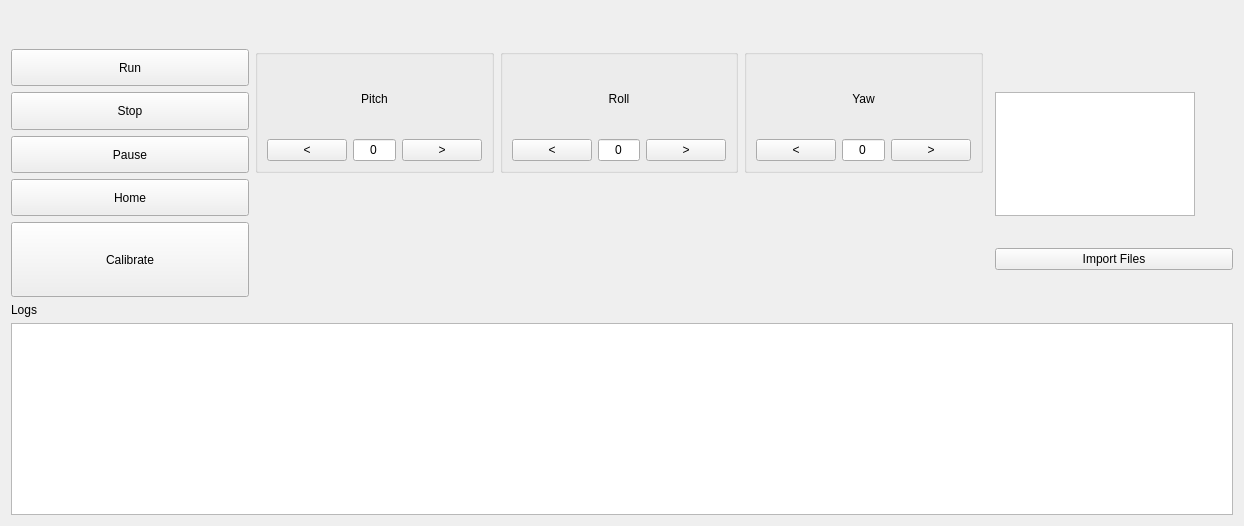
<?xml version="1.0" encoding="UTF-8"?>
<ui version="4.0">
 <class>ControlPanelWindow</class>
 <widget class="QWidget" name="ControlPanelWindow">
  <property name="windowTitle">
   <string>Control Panel</string>
  </property>
  <layout class="QGridLayout" name="gridLayout">
    <columnstretch>1,1,1,1,1,1</columnstretch>
    <rowstretch>1,1,1,1,1,1,2</rowstretch>
   <item row="0" column="0" colspan="6">
    <widget class="QFrame" name="topRowContainer">
        <layout class="QHBoxLayout" name="topRowLayout">
        <item>
            <widget class="QLabel" name="logoLabel">
            <!-- Logo Label properties -->
            </widget>
        </item>
        <item>
            <widget class="QLabel" name="versionLabel">
            <!-- Version Label properties -->
            </widget>
        </item>
        </layout>
    </widget>
    </item>
   <!-- Row 1: Buttons -->
   <item row="1" column="0">
    <widget class="QPushButton" name="runButton">
    <property name="sizePolicy">
        <sizepolicy hsizetype="Expanding" vsizetype="Expanding">
            <horstretch>0</horstretch>
            <verstretch>0</verstretch>
        </sizepolicy>
    </property>
     <property name="text">
      <string>Run</string>
     </property>
    </widget>
   </item>
   <item row="2" column="0">
    <widget class="QPushButton" name="stopButton">
    <property name="sizePolicy">
        <sizepolicy hsizetype="Expanding" vsizetype="Expanding">
            <horstretch>0</horstretch>
            <verstretch>0</verstretch>
        </sizepolicy>
    </property>
     <property name="text">
      <string>Stop</string>
     </property>
    </widget>
   </item>
   <item row="3" column="0">
    <widget class="QPushButton" name="pauseButton">
    <property name="sizePolicy">
        <sizepolicy hsizetype="Expanding" vsizetype="Expanding">
            <horstretch>0</horstretch>
            <verstretch>0</verstretch>
        </sizepolicy>
    </property>
     <property name="text">
      <string>Pause</string>
     </property>
    </widget>
   </item>
   <item row="4" column="0">
    <widget class="QPushButton" name="homeButton">
    <property name="sizePolicy">
        <sizepolicy hsizetype="Expanding" vsizetype="Expanding">
            <horstretch>1</horstretch>
            <verstretch>1</verstretch>
        </sizepolicy>
    </property>
     <property name="text">
      <string>Home</string>
     </property>
    </widget>
   </item>
   <item row="5" column="0">
    <widget class="QPushButton" name="calButton">
        <property name="sizePolicy">
            <sizepolicy hsizetype="Expanding" vsizetype="Expanding">
                <horstretch>1</horstretch>
                <verstretch>1</verstretch>
            </sizepolicy>
        </property>
        <property name="text">
            <string>Calibrate</string>
        </property>
     </widget>
    </item>
    <item row="1" column="1" rowspan="3">
        <widget class="QGroupBox" name="pitchGroup">
            <property name="sizePolicy">
                <sizepolicy hsizetype="Preferred" vsizetype="Preferred">
                    <horstretch>1</horstretch>
                    <verstretch>0</verstretch>
                </sizepolicy>
            </property>
            <property name="title">
                <string></string> <!-- Remove the title here -->
            </property>
            <layout class="QVBoxLayout" name="pitchVLayout">
                <item>
                    <widget class="QLabel" name="pitchLabel">
                        <property name="text">
                            <string>Pitch</string>
                        </property>
                        <property name="alignment">
                            <set>Qt::AlignCenter</set>
                        </property>
                    </widget>
                </item>
                <item>
                    <layout class="QHBoxLayout" name="pitchLayout">
                        <item>
                            <widget class="QPushButton" name="pitchDownButton">
                                <property name="text">
                                    <string>&lt;</string>
                                </property>
                            </widget>
                        </item>
                        <item>
                            <widget class="QLineEdit" name="pitchEdit">
                                <property name="text">
                                    <string>0</string> <!-- Set default text to 0 -->
                                </property>
                                <property name="alignment">
                                    <set>Qt::AlignCenter</set>
                                </property>
                            </widget>
                        </item>
                        <item>
                            <widget class="QPushButton" name="pitchUpButton">
                                <property name="text">
                                    <string>&gt;</string>
                                </property>
                            </widget>
                        </item>
                    </layout>
                </item>
            </layout>
        </widget>
    </item>

    <item row="1" column="2" rowspan="3">
        <widget class="QGroupBox" name="rollGroup">
            <property name="sizePolicy">
                <sizepolicy hsizetype="Preferred" vsizetype="Preferred">
                    <horstretch>1</horstretch>
                    <verstretch>1</verstretch>
                </sizepolicy>
            </property>
            <property name="title">
                <string></string> <!-- Remove the title here -->
            </property>
            <layout class="QVBoxLayout" name="rollVLayout">
                <item>
                    <widget class="QLabel" name="rollLabel">
                        <property name="text">
                            <string>Roll</string>
                        </property>
                        <property name="alignment">
                            <set>Qt::AlignCenter</set>
                        </property>
                    </widget>
                </item>
                <item>
                    <layout class="QHBoxLayout" name="rollLayout">
                        <item>
                            <widget class="QPushButton" name="rollDownButton">
                                <property name="text">
                                    <string>&lt;</string>
                                </property>
                            </widget>
                        </item>
                        <item>
                            <widget class="QLineEdit" name="rollEdit">
                                <property name="text">
                                    <string>0</string> <!-- Set default text to 0 -->
                                </property>
                                <property name="alignment">
                                    <set>Qt::AlignCenter</set>
                                </property>
                            </widget>
                        </item>
                        <item>
                            <widget class="QPushButton" name="rollUpButton">
                                <property name="text">
                                    <string>&gt;</string>
                                </property>
                            </widget>
                        </item>
                    </layout>
                </item>
            </layout>
        </widget>
    </item>

    <item row="1" column="3" rowspan="3">
        <widget class="QGroupBox" name="yawGroup">
            <property name="sizePolicy">
                <sizepolicy hsizetype="Preferred" vsizetype="Preferred">
                    <horstretch>1</horstretch>
                    <verstretch>0</verstretch>
                </sizepolicy>
            </property>
            <property name="title">
                <string></string> <!-- Remove the title here -->
            </property>
            <layout class="QVBoxLayout" name="yawVLayout">
                <item>
                    <widget class="QLabel" name="yawLabel">
                        <property name="text">
                            <string>Yaw</string>
                        </property>
                        <property name="alignment">
                            <set>Qt::AlignCenter</set>
                        </property>
                    </widget>
                </item>
                <item>
                    <layout class="QHBoxLayout" name="yawLayout">
                        <item>
                            <widget class="QPushButton" name="yawDownButton">
                                <property name="text">
                                    <string>&lt;</string>
                                </property>
                            </widget>
                        </item>
                        <item>
                            <widget class="QLineEdit" name="yawEdit">
                                <property name="text">
                                    <string>0</string> <!-- Set default text to 0 -->
                                </property>
                                <property name="alignment">
                                    <set>Qt::AlignCenter</set>
                                </property>
                            </widget>
                        </item>
                        <item>
                            <widget class="QPushButton" name="yawUpButton">
                                <property name="text">
                                    <string>&gt;</string>
                                </property>
                            </widget>
                        </item>
                    </layout>
                </item>
            </layout>
        </widget>
    </item>

   <!-- Row 3: File Management -->
   <item row="2" column="5" rowspan="3">
        <widget class="QListWidget" name="fileList">
            <property name="maximumSize">
                <size>
                    <width>200</width>
                    <height>16777215</height> <!-- Maximum height -->
                </size>
            </property>
        </widget>
    </item>
    <item row="5" column="5">
        <widget class="QPushButton" name="importButton">
            <property name="text">
                <string>Import Files</string>
            </property>
            <property name="sizePolicy">
                <sizepolicy hsizetype="MinimumExpanding" vsizetype="Fixed">
                    <horstretch>1</horstretch>
                    <verstretch>2</verstretch>
                </sizepolicy>
            </property>
        </widget>
    </item>

   <item row="6" column="0" colspan="6">
    <widget class="QLabel" name="logTitleLabel">
        <property name="text">
            <string>Logs</string>
        </property>
        <!-- Add other properties like font size, alignment, etc. -->
    </widget>
    </item>

<!-- Item for the log display area -->
    <item row="7" column="0" colspan="6">
        <widget class="QPlainTextEdit" name="logDisplay">
            <property name="readOnly">
                <bool>true</bool>
            </property>
            <property name="minimumSize">
                <size>
                    <width>200</width>
                    <height>100</height> <!-- Set a reasonable minimum height -->
                </size>
            </property>
            <!-- Remove maximumHeight if you have it to allow for flexible sizing -->
            <!-- Add other properties as needed -->
        </widget>
    </item>
  </layout>
 </widget>
 <resources/>
 <connections/>
</ui>
